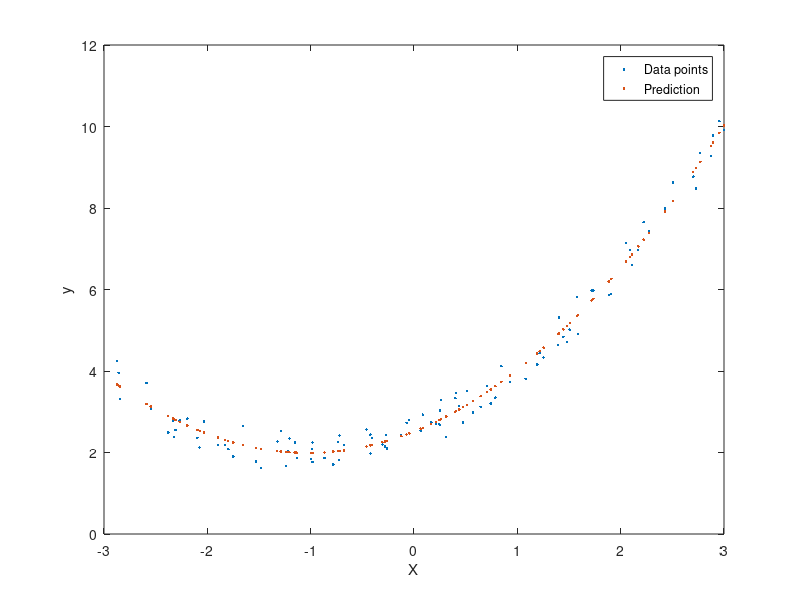

Here is the MATLAB script that generated this plot:
% Polyfit for polynomial regression

no_data_points = 100;
X = 6 * rand(no_data_points, 1) - 3;
y = (0.5 * X.*X) + X + 2 + rand(no_data_points, 1);
plot(X,y, '.')
model_coefficients = polyfit(X, y,2);
y1 = polyval(model_coefficients,X);
model_coefficients
hold on
plot(X,y1, '.')
xlabel('X');
ylabel('y');
legend({'Data points','Prediction'})